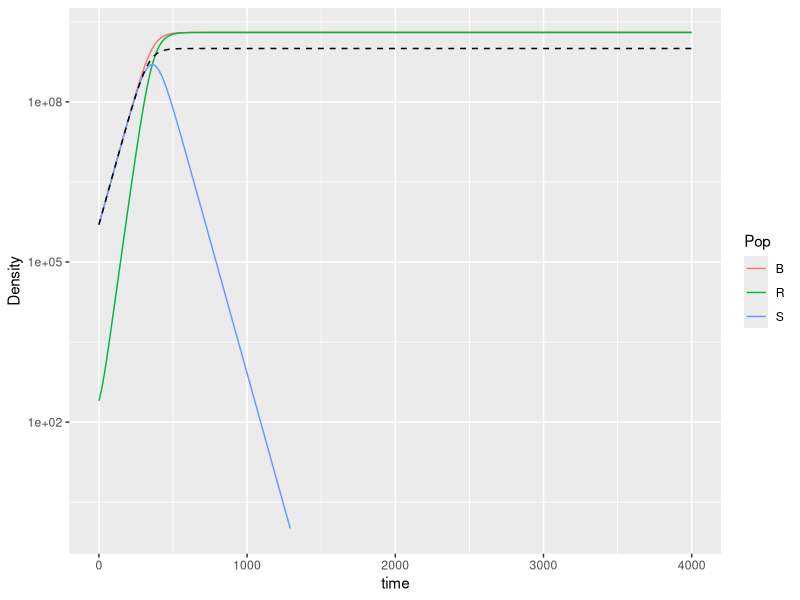
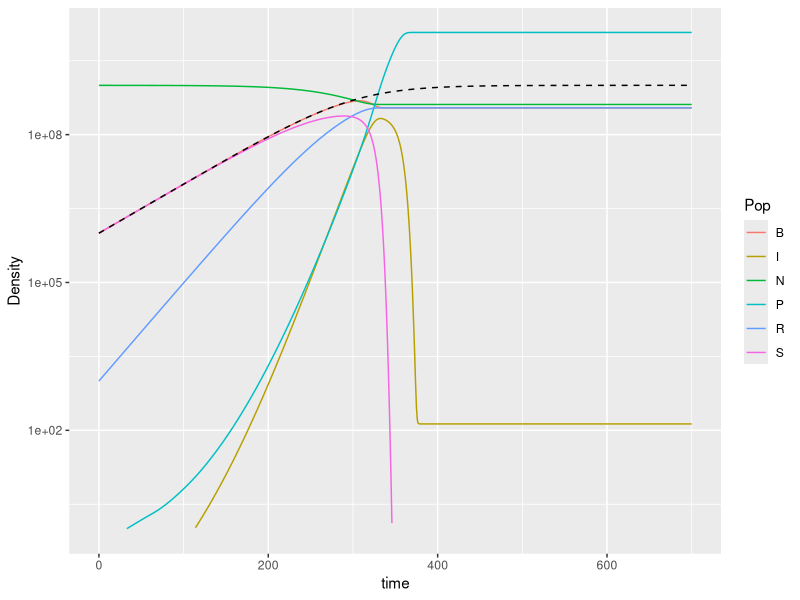
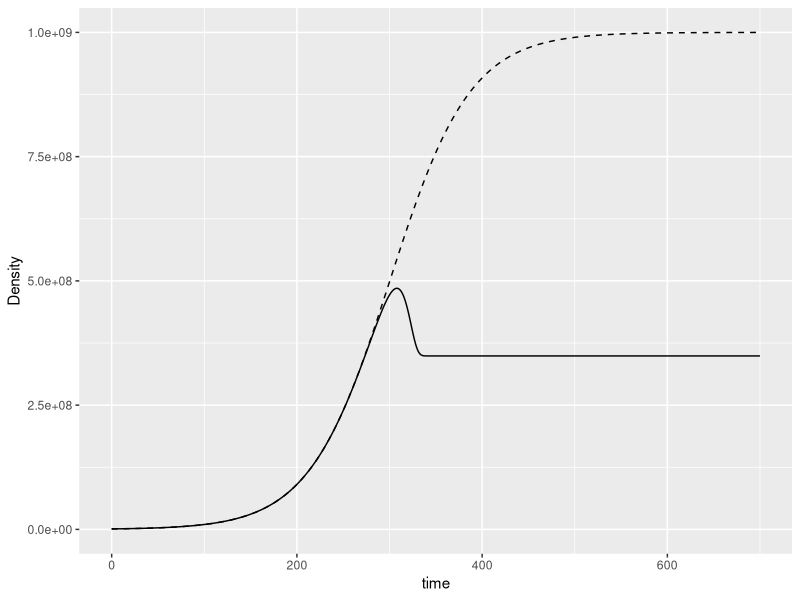

The R script that drew these images, in order:
#This code is just being kept on hand as simplified versions for
# consistency checking of more complex derivs functions

library(deSolve)
library(ggplot2)
library(dplyr)

#This derivs function only has S and R (no phages), and achieves logistic
# growth through one subpopulation being growing and one being non-growing
derivsx <- function(t, y, parms) {
  #The derivs function must return the derivative of all the variables at a
  # given time, in a list
  
  #Set small/negative y values to 0 so they don't affect the dN's
  y[y < parms["thresh_min_dens"]] <- 0
  
  #Create output vector
  dY <- c(S = 0, R = 0)
  
  ##Calculate dS
  #dS/dt = u_S*S - 2*u_S*S*(S+R)/k
  dY["S"] <- (
    parms["u_S"] * y["S"] 
    - parms["u_S"] * y["S"] * (y["S"] + y["R"])/parms["k"])
  
  #Calculate dR
  #dR/dt = 2*u_S*S*(S+R)/k
  dY["R"] <- parms["u_S"] * y["S"] * (y["S"] + y["R"])/parms["k"] 
  
  #Issue warning about too large pop (if warnings is TRUE)
  if (parms["warnings"]==1 & any(y > 10**100)) {
    warning(paste("pop(s)",
                  paste(which(y > 10**100), collapse = ","),
                  "exceed max limit, 10^100, returning dY = 0"))
  }
  dY[y > 10**100] <- 0
  
  #From documentation: The return value of func should be a list, whose first 
  #element is a vector containing the derivatives of y with respect to time
  return(list(dY))
}

#This derivs function achieves logistic growth through two subpopulations,
# one growing and one non-growing. The non-growing is also completely
# resistant to phage infection
derivsy <- function(t, y, parms) {
  #The derivs function must return the derivative of all the variables at a
  # given time, in a list
  
  #Set small/negative y values to 0 so they don't affect the dN's
  y[y < parms["thresh_min_dens"]] <- 0
  
  #Create output vector
  dY <- c(S = 0, I = 0, P = 0, R = 0, N = 0)
  
  #For all equations, let
  # a_t = a * (1 - f + f*(N/k)^v_a1)^v_a2
  # a_tau = a * (1 - f + f*(N(t-tau)/k)^v_a1)^v_a2
  a_t <- 
    parms["a"] *
    (1 - parms["f"] +
       parms["f"]*(y["N"]/parms["k"])**parms["v_a1"])**parms["v_a2"]
  if (t < parms["tau"]) {
    a_tau <- 0
  } else {
    a_tau <- 
      parms["a"] *
      (1 - parms["f"] +
         parms["f"] * (lagvalue(t-parms["tau"], 5)/
                         parms["k"])**parms["v_a1"])**parms["v_a2"]
  }
  
  ##Calculate dS
  #dS/dt = u_S*S - 2*u_S*S*(k-N)/k - a_t * SP
  dY["S"] <- (
    parms["u_S"] * y["S"] 
    - 2*parms["u_S"] * y["S"] * (parms["k"]-y["N"])/parms["k"] 
    - a_t * y["S"] * y["P"])
  
  ##Calculate dI
  #dI/dt = a_t*SP - a_tau*S(t-tau)P(t-tau)
  if (t < parms["tau"]) {
    dY["I"] <- a_t * y["S"] * y["P"]
  } else {
    dY["I"] <- a_t * y["S"]*y["P"] - 
      a_tau * lagvalue(t - parms["tau"], 1)*lagvalue(t - parms["tau"], 3)
  }
  
  ##Calculate dP
  #dP/dt = b*a_tau*S(t-tau)P(t-tau) - a_t*SP - a_t*zIP
  if (t < parms["tau"]) {
    dY["P"] <- -a_t * y["S"] * y["P"] -
      a_t * parms["z"] * y["I"] * y["P"]
  } else {
    dY["P"] <- 
      parms["b"]*a_tau*lagvalue(t-parms["tau"], 1)*lagvalue(t-parms["tau"], 3) - 
      a_t*y["S"]*y["P"] -
      a_t * parms["z"] * y["I"] * y["P"]
  }
  
  #Calculate dR
  #dR/dt = 2*u_S*S*(k-N)/k
  dY["R"] <- 2*parms["u_S"] * y["S"] * (parms["k"]-y["N"])/parms["k"]
  
  #Calculate dN
  #dN/dt = - u_S*S
  #        + d*a_tau*S(t-tau)P(t-tau)
  if (t < parms["tau"]) {
    dY["N"] <- -parms["u_S"] * y["S"]
  } else {
    dY["N"] <- -parms["u_S"] * y["S"] +
      parms["d"]*a_tau*lagvalue(t-parms["tau"],1)*lagvalue(t-parms["tau"],3)
  }
  
  #Issue warning about too large pop (if warnings is TRUE)
  if (parms["warnings"]==1 & any(y > 10**100)) {
    warning(paste("pop(s)",
                  paste(which(y > 10**100), collapse = ","),
                  "exceed max limit, 10^100, returning dY = 0"))
  }
  dY[y > 10**100] <- 0
  
  #From documentation: The return value of func should be a list, whose first 
  #element is a vector containing the derivatives of y with respect to time
  return(list(dY))
}

times <- seq(from = 0, to = 4000, by = 1)

yinit <- c("S" = 5*10**5, "R" = 250)
params <- c(u_S = 0.023,
            k = 10**9,
            warnings = 1, thresh_min_dens = 10**-100)

test <- as.data.frame(dede(y = yinit, times = times, func = derivsx, 
                           parms = params, hmax = 0.1))
test$B <- test$S + test$R
test$pred <- params[["k"]]/
  (1+((params[["k"]] - yinit[["S"]])/yinit[["S"]])*
     exp(-params[["u_S"]]*test$time))
test2 <- tidyr::pivot_longer(test, cols = -c(time), 
                             names_to = "Pop", values_to = "Density")
ggplot(data = filter(test2, Pop %in% c("S", "N", "R", "B")), 
       aes(x = time, y = Density, color = Pop)) +
  geom_line() + scale_y_continuous(trans = "log10", limits = c(1, NA)) +
  geom_line(data = filter(test2, Pop == "pred"), lty = 2, color = "black")
tail(test)
print(tail(test$B), digits = 10)
print(tail(test$R), digits = 10)

#Weird, there's an error where B is (S_0 - 10^4)^2 higher than it should be
#no idea why
#Also, why is 2* in the derivs function correct?


times <- seq(from = 0, to = 700, by = 1)
yinit <- c("S" = 10**6, "I" = 0, "P" = 1, "R" = 1000, 
           "N" = (10**9 - 10**6 - 1000))
params <- c(u_S = 0.023,
            k = 10**9,
            a = 5*10**-10,
            tau = 31.6,
            b = 50,
            f = 1,
            d = 0,
            v_a1 = 0, v_a2 = 0,
            z = 0,
            warnings = 1, thresh_min_dens = 10**-100)

test <- as.data.frame(dede(y = yinit, times = times, func = derivsy, 
                           parms = params))
test$B <- test$S + test$R
test$pred <- params[["k"]]/
  (1+((params[["k"]] - yinit[["S"]])/yinit[["S"]])*
     exp(-params[["u_S"]]*test$time))
test2 <- tidyr::pivot_longer(test, cols = -c(time), 
                             names_to = "Pop", values_to = "Density")
ggplot(data = filter(test2, Pop %in% c("S", "I", "P", "N", "R", "B")), 
       aes(x = time, y = Density, color = Pop)) +
  geom_line() + scale_y_continuous(trans = "log10", limits = c(1, NA)) +
  geom_line(data = filter(test2, Pop == "pred"), lty = 2, color = "black")
tail(test)

ggplot(data = filter(test2, Pop == "B"), 
       aes(x = time, y = Density)) +
  geom_line() +
  geom_line(data = filter(test2, Pop == "pred"), lty = 2, color = "black")
